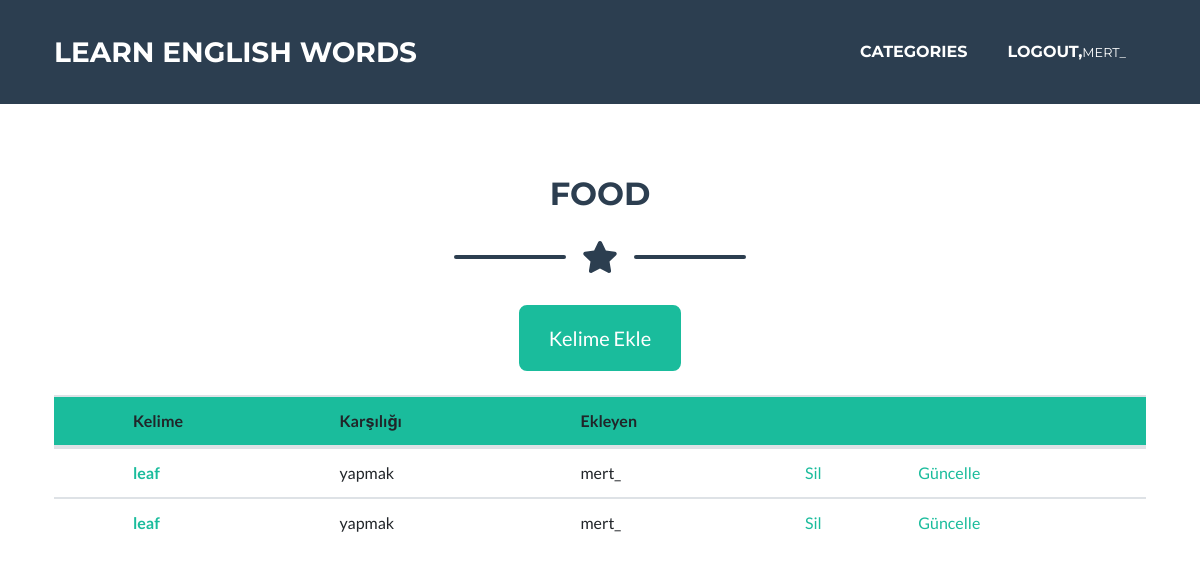
/categories/foods/ (signed in), run on an earlier commit of the app's database.
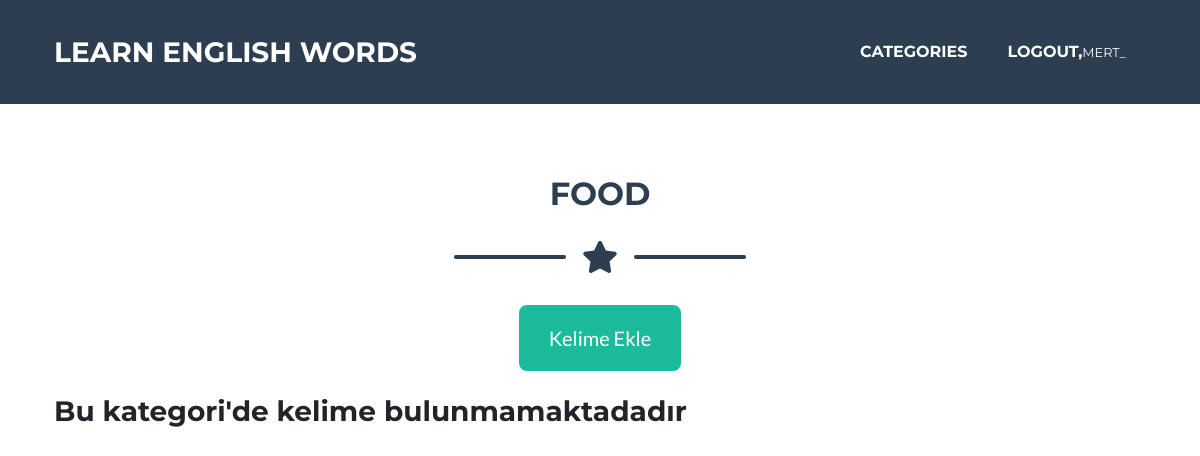
And on a later commit of the database.
### words/models.py (models this page shows, shortened)
class Word(models.Model):
    word_en = models.CharField(max_length=50)
    word_tr = models.CharField(max_length=50)
    author = models.ForeignKey("auth.User",on_delete = models.CASCADE)
    category = models.CharField(max_length=20)
    created_date = models.DateTimeField(auto_now_add=True)

### words/views.py (the view)
# urls.py: path('foods/',views.wordsFoods,name = "food"),
def wordsFoods(request):
    try:
        words = Word.objects.filter(category = "food")
    except Word.DoesNotExist:
        words = None
    return render(request,"wordsFoods.html",{
        'words':words,
        })

### templates/wordsFoods.html (shortened to what this page needs)
{% extends "base.html" %}
{% block body %}
    <div class="container" style="margin-top: 175px;">
      <h2 class="page-section-heading text-center text-uppercase text-secondary mb-0">FOOD</h2>
      <div class="divider-custom">
          <div class="divider-custom-line"></div>
          <div class="divider-custom-icon"><i class="fas fa-star"></i></div>
          <div class="divider-custom-line"></div>
      </div>
      {% if user.is_authenticated %}
      <div class="divider-custom">
        <div class="divider-custom-icon"><a href="/word/addWord" class="btn btn-primary btn-xl">Kelime Ekle</a></div>
      </div>
      {% endif %}
      {% if words %}
      <table class="table">
        <thead style="background:#1abc9c;">
          <tr>
            <th></th>
            <th scope="col">Kelime</th>
            <th scope="col">Karşılığı</th>
            <th scope="col">Ekleyen</th>
            {% if user.is_superuser %}
            <th scope="col"></th>
            <th scope="col"></th>
            {% endif %}
          </tr>
        </thead>
        <tbody>
          {% for word in words %}
            <tr>
                <th></th>
                <th scope="row"><a href="/word/detail/{{word.id}}">{{word.word_en}}</a></th>
                <td>{{word.word_tr}}</td>
                <td>{{word.author}}</td>
                {% if user.is_superuser%}
                <td><a href="/word/delete/{{word.id}}">Sil</a></td>
                <td><a href="/word/update/{{word.id}}">Güncelle</a></td>
                {% endif %}
              </tr>
          {% endfor %}
        </tbody>
      </table>
      {% else %}
        <h3>Bu kategori'de kelime bulunmamaktadadır</h3>
      {% endif %}
    </div>
{% endblock body %}

### templates/base.html (shortened to what this page needs)
{% load static %}
<!DOCTYPE html>
<html lang="en">
    <head>
        <link href="{% static 'css/styles.css' %} " rel="stylesheet" />
        <link rel="stylesheet" href="{% static 'css/stil.css' %}">
    </head>
    <body id="page-top">
        {% include "include/navbar.html" %}
        {% block body %}
        {% endblock body %}
    </body>
</html>

### templates/include/navbar.html (shortened to what this page needs)
<nav class="navbar navbar-expand-lg bg-secondary text-uppercase fixed-top" id="mainNav">
    <div class="container">
        <a class="navbar-brand js-scroll-trigger" href="/">LEARN ENGLISH WORDS</a>
        <div class="collapse navbar-collapse" id="navbarResponsive">
            <ul class="navbar-nav ml-auto">
                <li class="nav-item mx-0 mx-lg-1"><a class="nav-link py-3 px-0 px-lg-3 rounded js-scroll-trigger" href="/#portfolio">CATEGORIES</a></li>
                {% if user.is_authenticated %}
                    <div class="dropdown">
                    <li class="nav-item mx-0 mx-lg-1"><a class="nav-link py-3 px-0 px-lg-3 rounded js-scroll-trigger" href="/user/logout">LOGOUT,<small>{{user.username}}</small></small></a></li>
                </div>
                {% else %}
                <li class="nav-item mx-0 mx-lg-1"><a class="nav-link py-3 px-0 px-lg-3 rounded js-scroll-trigger" href="/user/login">LOGIN</a></li>
                <li class="nav-item mx-0 mx-lg-1"><a class="nav-link py-3 px-0 px-lg-3 rounded js-scroll-trigger" href="/user/register">REGISTER</a></li>
                {% endif %}
            </ul>
        </div>
    </div>
</nav>

What changed in the data, as far as the page shows it:
removed Word: word_en "leaf", word_tr "yapmak", author "mert_"
removed Word: word_en "leaf", word_tr "yapmak", author "mert_"
Also different on the page:
text no longer shown: "Kelime Karşılığı Ekleyen"
text now shown: "Bu kategori'de kelime bulunmamaktadadır"
